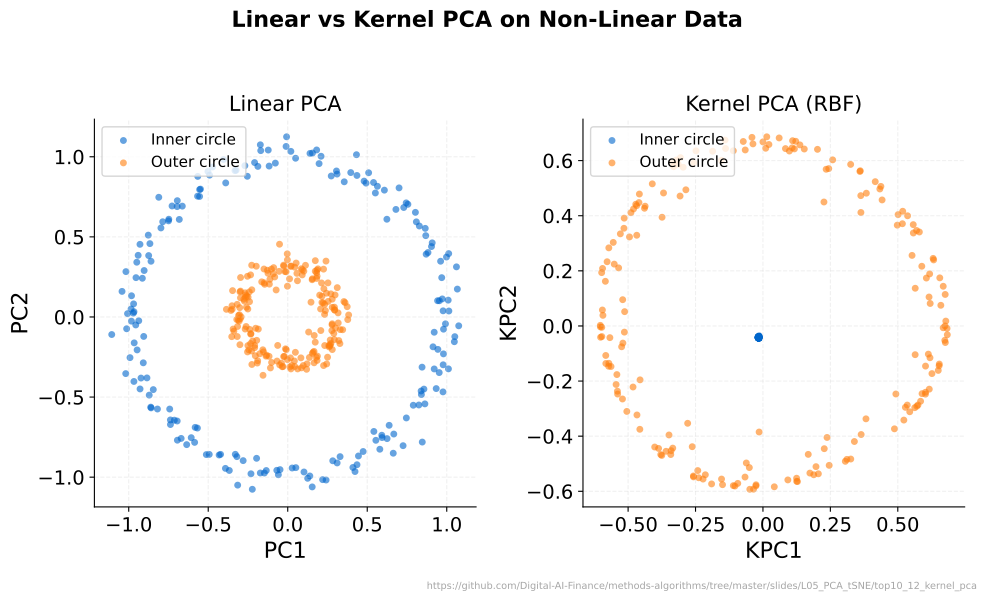

Write the Python code that produced this figure.
"""Kernel PCA on Concentric Circles - Linear PCA vs RBF Kernel PCA."""
import matplotlib.pyplot as plt
import numpy as np
from pathlib import Path
from sklearn.decomposition import PCA, KernelPCA
from sklearn.datasets import make_circles
import sys
sys.path.insert(0, str(Path(__file__).resolve().parents[3] / 'templates'))
from chart_style import apply_style, COLORS, MLPURPLE, MLBLUE, MLORANGE, MLGREEN, MLRED, MLLAVENDER
apply_style()

CHART_METADATA = {
    "title": "Linear vs Kernel PCA on Non-Linear Data",
    "description": "Comparison of linear PCA and RBF kernel PCA on concentric circles",
    "url": "https://github.com/Digital-AI-Finance/methods-algorithms/tree/master/slides/L05_PCA_tSNE/top10_12_kernel_pca"
}


X, y = make_circles(n_samples=400, factor=0.3, noise=0.05, random_state=42)

pca = PCA(n_components=2, random_state=42)
X_pca = pca.fit_transform(X)

kpca = KernelPCA(n_components=2, kernel='rbf', gamma=15, random_state=42)
X_kpca = kpca.fit_transform(X)

colors = [MLBLUE, MLORANGE]
labels = ['Inner circle', 'Outer circle']
fig, axes = plt.subplots(1, 2, figsize=(10, 6))

for cls in [0, 1]:
    mask = y == cls
    axes[0].scatter(X_pca[mask, 0], X_pca[mask, 1], c=colors[cls],
                    alpha=0.6, s=25, edgecolors='none', label=labels[cls])
    axes[1].scatter(X_kpca[mask, 0], X_kpca[mask, 1], c=colors[cls],
                    alpha=0.6, s=25, edgecolors='none', label=labels[cls])

axes[0].set_title('Linear PCA', fontsize=15)
axes[0].set_xlabel('PC1')
axes[0].set_ylabel('PC2')
axes[0].legend(loc='upper left', fontsize=11)

axes[1].set_title('Kernel PCA (RBF)', fontsize=15)
axes[1].set_xlabel('KPC1')
axes[1].set_ylabel('KPC2')
axes[1].legend(loc='upper left', fontsize=11)

fig.suptitle('Linear vs Kernel PCA on Non-Linear Data', fontsize=16, fontweight='bold', y=0.98)

plt.figtext(0.99, 0.01, CHART_METADATA['url'],
            fontsize=7, color='gray', ha='right', va='bottom', alpha=0.7)
plt.tight_layout(rect=[0, 0.02, 1, 0.95])
plt.savefig(Path(__file__).parent / 'chart.pdf', dpi=300, bbox_inches='tight', facecolor='white')
plt.close()
print("Chart saved: top10_12_kernel_pca/chart.pdf")
